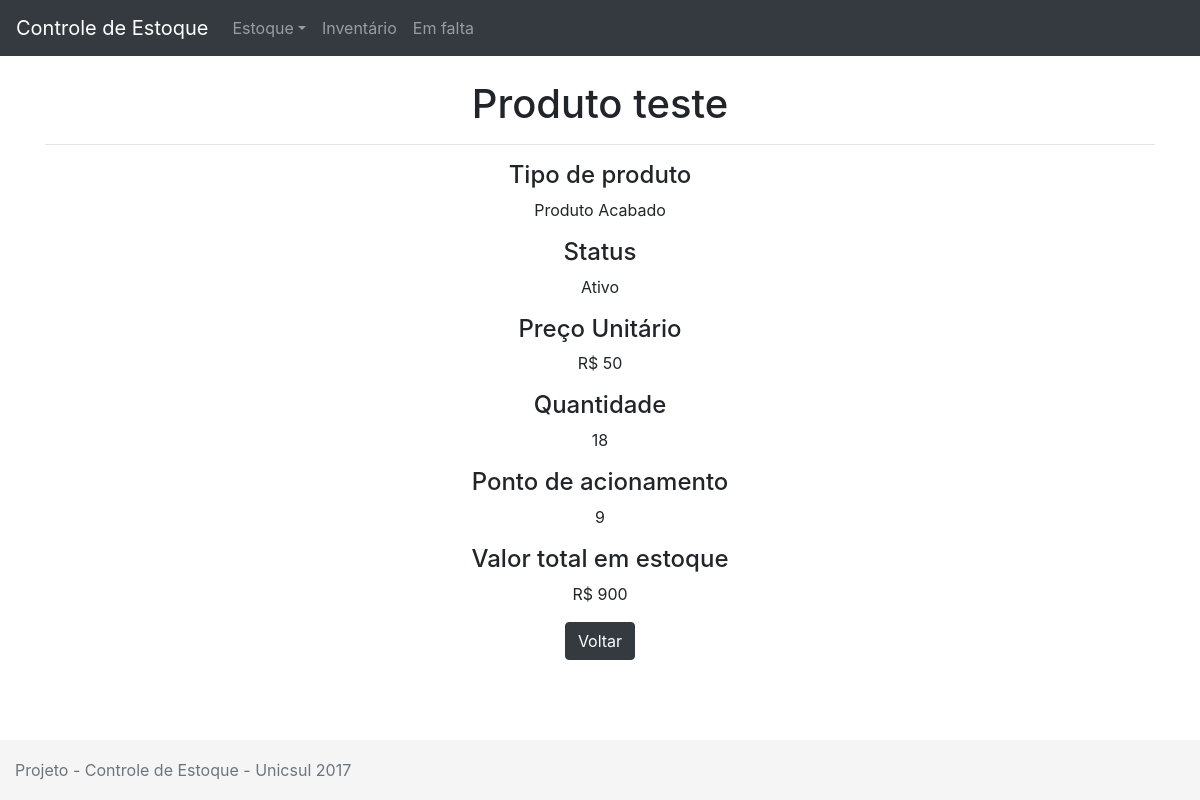
Page /produtos/info/1 on the earlier database version.
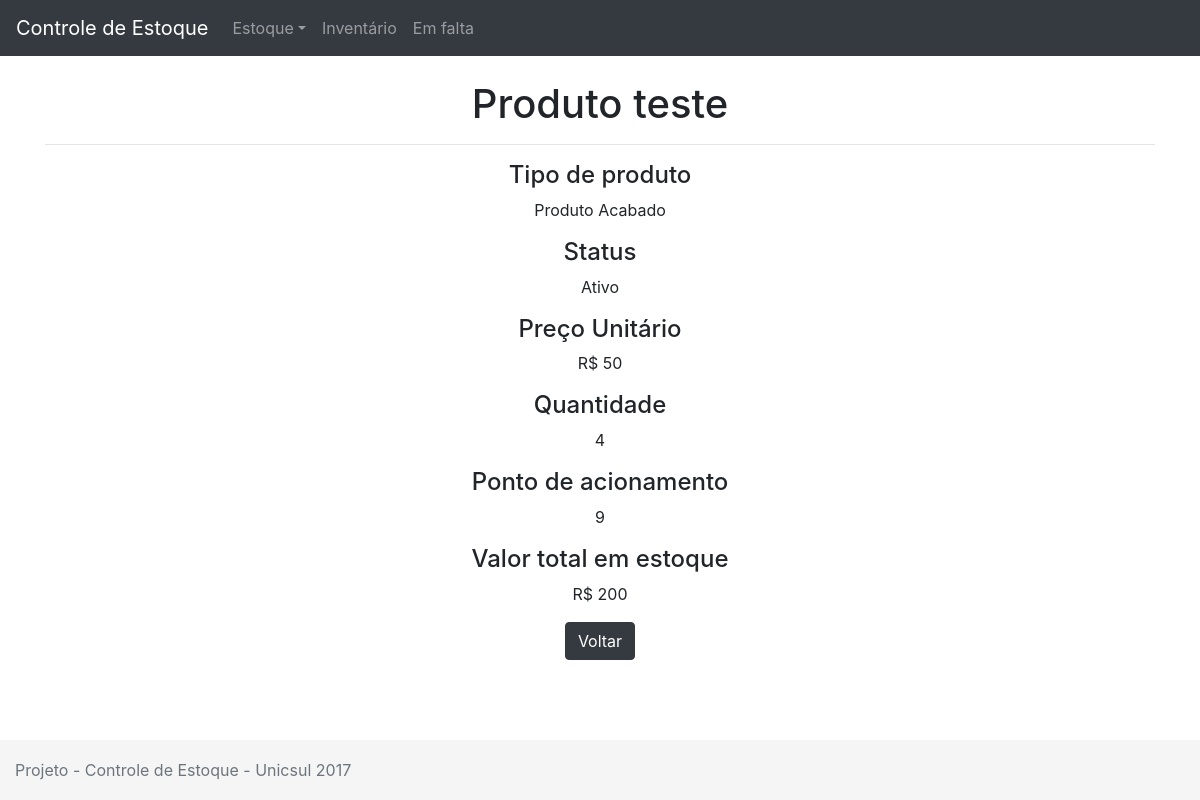
Same page on the later database version.
### tables this page shows
CREATE TABLE `produtos` (
  `id` int(11) NOT NULL,
  `descricao` varchar(255) NOT NULL,
  `tipo` varchar(255) NOT NULL,
  `status` tinyint(1) NOT NULL,
  `preco` float NOT NULL,
  `qtd` int(11) NOT NULL,
  `acionamento` int(11) NOT NULL,
  `min` int(11) NOT NULL,
  `max` int(11) NOT NULL
);

### application/controllers/Produtos.php (called while the page is built, shortened)
<?php
class Produtos extends CI_Controller
{
	public function info($id=NULL){
		$url = base_url('produtos/listarprodutos');
		$this->load->model('produtos_model', 'produtos');
		$query = $this->produtos->getProdutoByID($id);
		if($query == NULL){
			redirect($url);
		} else {
			$dados['produto'] = $query;
			$this->load->view('menu');
			$this->load->view('infoproduto', $dados);
			$this->load->view('rodape');
		}
	}
}

### index.php (called while the page is built, shortened)
<?php
require_once BASEPATH.'core/CodeIgniter.php';

### application/models/Produtos_model.php (called while the page is built, shortened)
<?php
class Produtos_model extends CI_Model
{
	public function getProdutoByID($id=NULL)
	{
		if($id != NULL){
			$this->db->where('id', $id);
			$this->db->limit(1);
			$query = $this->db->get('produtos');
			return $query->row();
		}
	}
}

### application/views/infoproduto.php (the view, shortened to what this page needs)
<br>
<div class="container text-center">
	<h1>Produto <?=$produto->descricao;?></h1>
	<hr>
	<h4>Tipo de produto</h4>
	<p>
		<?php if($produto->tipo == 0):?>
			Produto Acabado
		<?php endif;?>
	</p>
	<h4>Status</h4>
	<p>
		<?php if($produto->status == 1):?>
			Ativo
		<?php endif;?>
	</p>
	<h4>Preço Unitário</h4>
	<p>R$ <?=$produto->preco;?></p>
	<h4>Quantidade</h4>
	<p><?=$produto->qtd;?></p>
	<h4>Ponto de acionamento</h4>
	<p><?=$produto->acionamento;?></p>
	<h4>Valor total em estoque</h4>
	<p>R$ <?=($produto->qtd*$produto->preco);?></p>
	<a href="<?=base_url('produtos/listarprodutos')?>" class="btn btn-md btn-dark">Voltar</a>
</div>

Differences in the rows shown:
changed produtos "teste": qtd "18" → "4"; $produto->qtd*$produto->preco "900" → "200"
